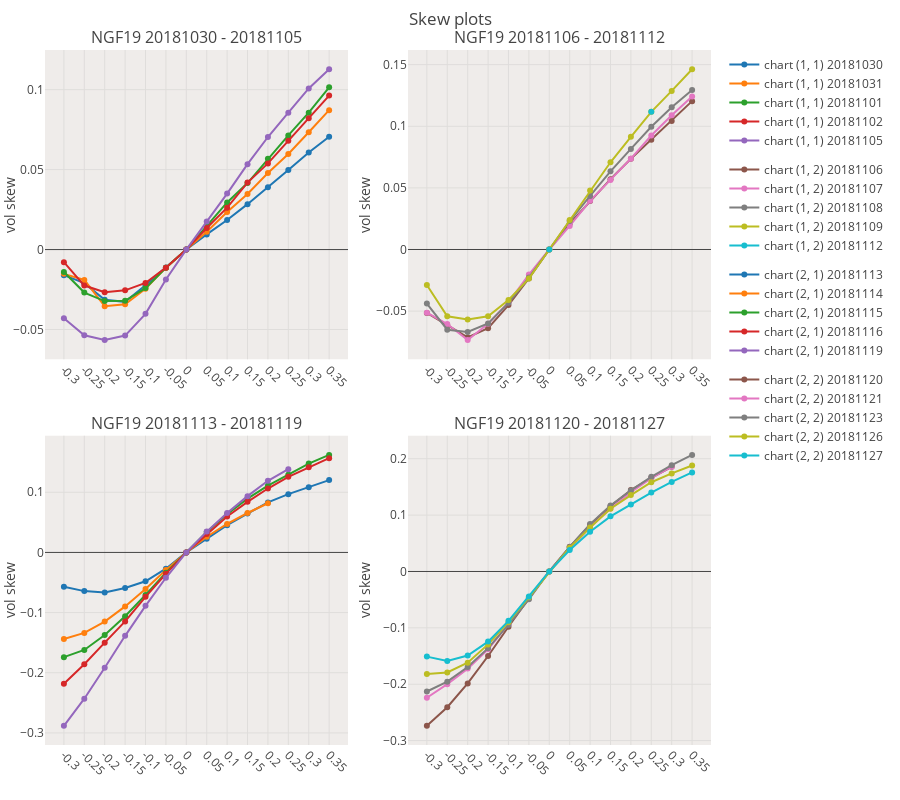
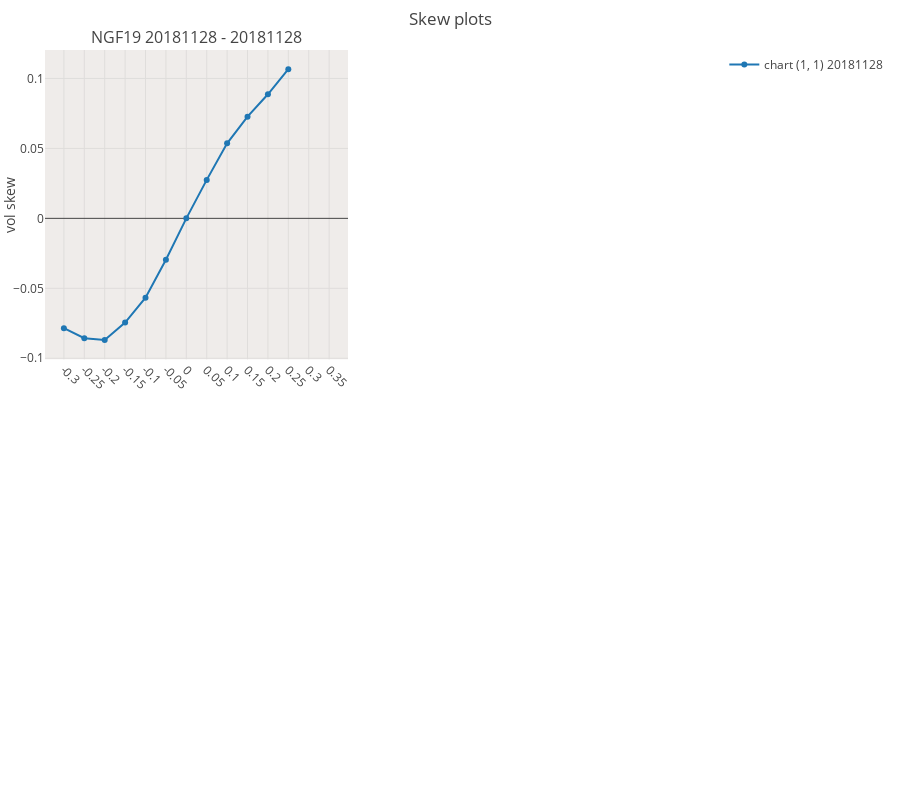
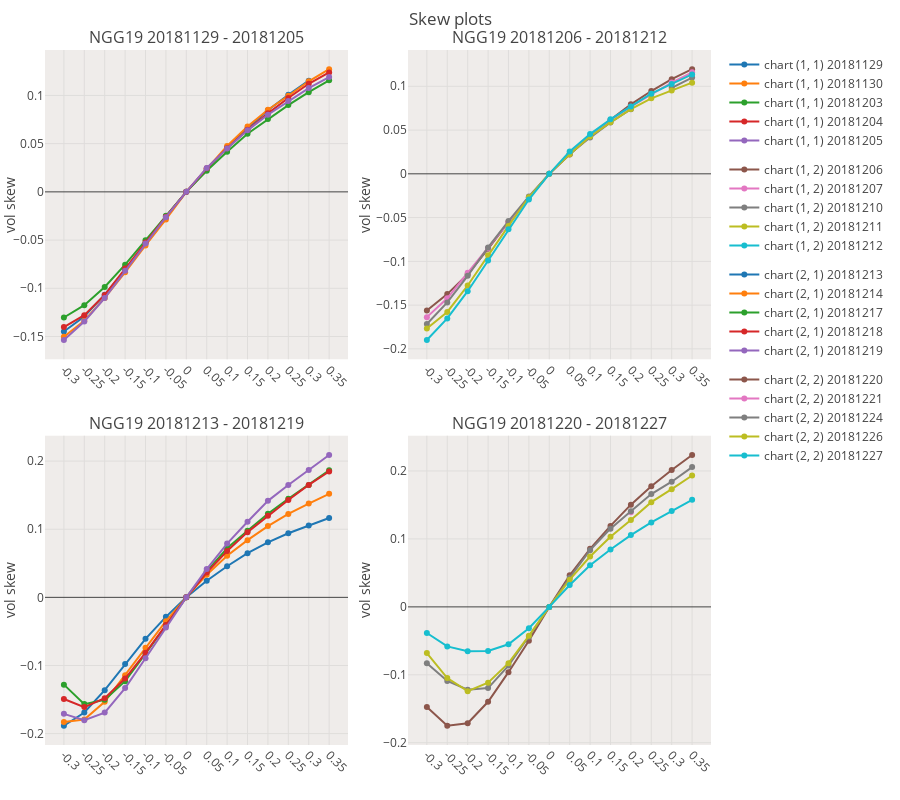
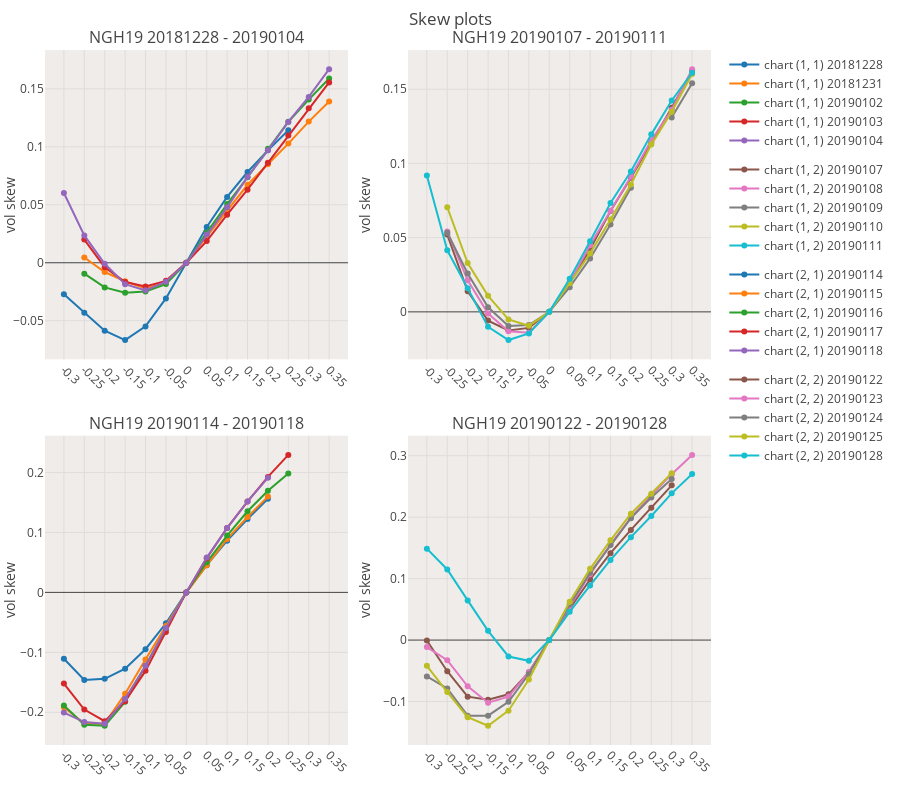

These figures' notebook cell, in order:
### Code cell
grid_plot=True
# clist = [c for c in all_contracts if (c[:2]==f'{SYMBOL_TO_RESEARCH}') & (int(c[-2:])>=19)]
clist = [c for c in df_iv_final.symbol.unique() if (c[:2]==f'{SYMBOL_TO_RESEARCH}') & (int(c[-2:])>=19)]
for c in clist:
    dft = df_iv_final[df_iv_final.symbol==c]
    if len(dft)<=0:
        print(f'no data for symbol {c}')
        continue
    if grid_plot:
        graph_skew_subplots(df_iv_final[df_iv_final.symbol==c])
    else:
        rls = graph_skew(df_iv_final[df_iv_final.symbol==c],do_plot=True)

### Figure 1 — Plotly figure (JSON) as saved in the notebook; plotly's stock layout.template omitted (floating-point values rounded to 4 significant figures)
{"data": [{"legendgroup": "chart (1, 1)", "name": "chart (1, 1) 20181030", "type": "scatter", "uid": "eb7dc4d8-1df1-11ea-a942-8c859025e7f9", "x": [-0.3, -0.25, -0.2, -0.15, -0.1, -0.05, 0, 0.05, 0.1, 0.15, 0.2, 0.25, 0.3, 0.35], "xaxis": "x", "y": [-0.016, -0.021, -0.0314, -0.0327, -0.0223, -0.0112, 0, 0.0095, 0.0185, 0.0284, 0.0389, 0.0498, 0.0607, 0.0706], "yaxis": "y"}, {"legendgroup": "chart (1, 1)", "name": "chart (1, 1) 20181031", "type": "scatter", "uid": "eb7e2b42-1df1-11ea-9f59-8c859025e7f9", "x": [-0.3, -0.25, -0.2, -0.15, -0.1, -0.05, 0, 0.05, 0.1, 0.15, 0.2, 0.25, 0.3, 0.35], "xaxis": "x", "y": [-0.0152, -0.019, -0.0354, -0.0342, -0.0245, -0.0113, 0, 0.0112, 0.0235, 0.0348, 0.0479, 0.0598, 0.0734, 0.0872], "yaxis": "y"}, {"legendgroup": "chart (1, 1)", "name": "chart (1, 1) 20181101", "type": "scatter", "uid": "eb7e8ae2-1df1-11ea-a9db-8c859025e7f9", "x": [-0.3, -0.25, -0.2, -0.15, -0.1, -0.05, 0, 0.05, 0.1, 0.15, 0.2, 0.25, 0.3, 0.35], "xaxis": "x", "y": [-0.014, -0.0269, -0.0322, -0.032, -0.0241, -0.0114, 0, 0.0147, 0.0295, 0.0416, 0.0568, 0.0714, 0.0856, 0.1015], "yaxis": "y"}, {"legendgroup": "chart (1, 1)", "name": "chart (1, 1) 20181102", "type": "scatter", "uid": "eb7ee8fa-1df1-11ea-87e4-8c859025e7f9", "x": [-0.3, -0.25, -0.2, -0.15, -0.1, -0.05, 0, 0.05, 0.1, 0.15, 0.2, 0.25, 0.3, 0.35], "xaxis": "x", "y": [-0.0079, -0.0225, -0.0267, -0.0255, -0.0209, -0.0113, 0, 0.0135, 0.0262, 0.0419, 0.0539, 0.0681, 0.0821, 0.0963], "yaxis": "y"}, {"legendgroup": "chart (1, 1)", "name": "chart (1, 1) 20181105", "type": "scatter", "uid": "eb7f52b0-1df1-11ea-9a54-8c859025e7f9", "x": [-0.3, -0.25, -0.2, -0.15, -0.1, -0.05, 0, 0.05, 0.1, 0.15, 0.2, 0.25, 0.3, 0.35], "xaxis": "x", "y": [-0.0429, -0.0536, -0.0566, -0.0538, -0.0402, -0.0187, 0, 0.0176, 0.035, 0.0534, 0.0704, 0.0856, 0.1008, 0.1128], "yaxis": "y"}, {"legendgroup": "chart (1, 2)", "name": "chart (1, 2) 20181106", "type": "scatter", "uid": "eb80323e-1df1-11ea-a182-8c859025e7f9", "x": [-0.3, -0.25, -0.2, -0.15, -0.1, -0.05, 0, 0.05, 0.1, 0.15, 0.2, 0.25, 0.3, 0.35], "xaxis": "x2", "y": [-0.0515, -0.0613, -0.0714, -0.0639, -0.0451, -0.0235, 0, 0.0209, 0.0393, 0.0571, 0.0737, 0.0891, 0.1043, 0.1204], "yaxis": "y2"}, {"legendgroup": "chart (1, 2)", "name": "chart (1, 2) 20181107", "type": "scatter", "uid": "eb809f1c-1df1-11ea-8663-8c859025e7f9", "x": [-0.3, -0.25, -0.2, -0.15, -0.1, -0.05, 0, 0.05, 0.1, 0.15, 0.2, 0.25, 0.3, 0.35], "xaxis": "x2", "y": [-0.0513, -0.0605, -0.0735, -0.0603, -0.0429, -0.0203, 0, 0.0191, 0.0395, 0.0563, 0.0737, 0.0925, 0.109, 0.1242], "yaxis": "y2"}, {"legendgroup": "chart (1, 2)", "name": "chart (1, 2) 20181108", "type": "scatter", "uid": "eb80ffe8-1df1-11ea-969f-8c859025e7f9", "x": [-0.3, -0.25, -0.2, -0.15, -0.1, -0.05, 0, 0.05, 0.1, 0.15, 0.2, 0.25, 0.3, 0.35], "xaxis": "x2", "y": [-0.0439, -0.0651, -0.0669, -0.06, -0.0433, -0.0228, 0, 0.0231, 0.0435, 0.0634, 0.0816, 0.0996, 0.1154, 0.1294], "yaxis": "y2"}, {"legendgroup": "chart (1, 2)", "name": "chart (1, 2) 20181109", "type": "scatter", "uid": "eb816078-1df1-11ea-927e-8c859025e7f9", "x": [-0.3, -0.25, -0.2, -0.15, -0.1, -0.05, 0, 0.05, 0.1, 0.15, 0.2, 0.25, 0.3, 0.35], "xaxis": "x2", "y": [-0.0288, -0.0542, -0.0569, -0.0542, -0.041, -0.0236, 0, 0.0239, 0.0479, 0.0708, 0.0914, 0.1117, 0.1287, 0.1463], "yaxis": "y2"}, {"legendgroup": "chart (1, 2)", "name": "chart (1, 2) 20181112", "type": "scatter", "uid": "eb81c2d4-1df1-11ea-8165-8c859025e7f9", "x": [-0.3, -0.25, -0.2, -0.15, -0.1, -0.05, 0, 0.05, 0.1, 0.15, 0.2, 0.25, 0.3, 0.35], "xaxis": "x2", "y": [null, null, null, null, null, null, 0, null, null, null, null, 0.1118, null, null], "yaxis": "y2"}, {"legendgroup": "chart (2, 1)", "name": "chart (2, 1) 20181113", "type": "scatter", "uid": "eb82a14a-1df1-11ea-b2e8-8c859025e7f9", "x": [-0.3, -0.25, -0.2, -0.15, -0.1, -0.05, 0, 0.05, 0.1, 0.15, 0.2, 0.25, 0.3, 0.35], "xaxis": "x3", "y": [-0.0572, -0.0643, -0.0666, -0.0592, -0.0479, -0.027, 0, 0.0226, 0.0453, 0.0646, 0.0831, 0.0968, 0.1084, 0.1202], "yaxis": "y3"}, {"legendgroup": "chart (2, 1)", "name": "chart (2, 1) 20181114", "type": "scatter", "uid": "eb832586-1df1-11ea-8beb-8c859025e7f9", "x": [-0.3, -0.25, -0.2, -0.15, -0.1, -0.05, 0, 0.05, 0.1, 0.15, 0.2, 0.25, 0.3, 0.35], "xaxis": "x3", "y": [-0.1438, -0.1337, -0.1149, -0.0897, -0.0607, -0.0294, 0, 0.0261, 0.0474, 0.0655, 0.0817, null, null, null], "yaxis": "y3"}, {"legendgroup": "chart (2, 1)", "name": "chart (2, 1) 20181115", "type": "scatter", "uid": "eb94cd1e-1df1-11ea-b523-8c859025e7f9", "x": [-0.3, -0.25, -0.2, -0.15, -0.1, -0.05, 0, 0.05, 0.1, 0.15, 0.2, 0.25, 0.3, 0.35], "xaxis": "x3", "y": [-0.174, -0.1621, -0.1372, -0.106, -0.0707, -0.0337, 0, 0.0341, 0.0634, 0.0893, 0.111, 0.129, 0.1476, 0.162], "yaxis": "y3"}, {"legendgroup": "chart (2, 1)", "name": "chart (2, 1) 20181116", "type": "scatter", "uid": "eb957f5e-1df1-11ea-b0b7-8c859025e7f9", "x": [-0.3, -0.25, -0.2, -0.15, -0.1, -0.05, 0, 0.05, 0.1, 0.15, 0.2, 0.25, 0.3, 0.35], "xaxis": "x3", "y": [-0.2184, -0.1858, -0.1499, -0.1146, -0.0738, -0.0356, 0, 0.0305, 0.0598, 0.0841, 0.1062, 0.1256, 0.1417, 0.1567], "yaxis": "y3"}, {"legendgroup": "chart (2, 1)", "name": "chart (2, 1) 20181119", "type": "scatter", "uid": "eb96195a-1df1-11ea-a5ab-8c859025e7f9", "x": [-0.3, -0.25, -0.2, -0.15, -0.1, -0.05, 0, 0.05, 0.1, 0.15, 0.2, 0.25, 0.3, 0.35], "xaxis": "x3", "y": [-0.2881, -0.2431, -0.1916, -0.1386, -0.0888, -0.0421, 0, 0.0346, 0.0656, 0.0935, 0.119, 0.1384, null, null], "yaxis": "y3"}, {"legendgroup": "chart (2, 2)", "name": "chart (2, 2) 20181120", "type": "scatter", "uid": "eb974a8c-1df1-11ea-a803-8c859025e7f9", "x": [-0.3, -0.25, -0.2, -0.15, -0.1, -0.05, 0, 0.05, 0.1, 0.15, 0.2, 0.25, 0.3, 0.35], "xaxis": "x4", "y": [-0.2737, -0.2408, -0.1986, -0.1499, -0.0981, -0.0477, 0, 0.0438, 0.083, 0.1156, 0.1446, 0.1661, 0.1856, null], "yaxis": "y4"}, {"legendgroup": "chart (2, 2)", "name": "chart (2, 2) 20181121", "type": "scatter", "uid": "eb97d088-1df1-11ea-b202-8c859025e7f9", "x": [-0.3, -0.25, -0.2, -0.15, -0.1, -0.05, 0, 0.05, 0.1, 0.15, 0.2, 0.25, 0.3, 0.35], "xaxis": "x4", "y": [-0.224, -0.1998, -0.1723, -0.138, -0.0935, -0.0465, 0, 0.0406, 0.0785, 0.1115, 0.1405, 0.1656, 0.1858, null], "yaxis": "y4"}, {"legendgroup": "chart (2, 2)", "name": "chart (2, 2) 20181123", "type": "scatter", "uid": "eb984be4-1df1-11ea-b99c-8c859025e7f9", "x": [-0.3, -0.25, -0.2, -0.15, -0.1, -0.05, 0, 0.05, 0.1, 0.15, 0.2, 0.25, 0.3, 0.35], "xaxis": "x4", "y": [-0.2129, -0.1954, -0.1696, -0.136, -0.0944, -0.0494, 0, 0.0436, 0.084, 0.117, 0.1438, 0.1679, 0.1886, 0.2067], "yaxis": "y4"}, {"legendgroup": "chart (2, 2)", "name": "chart (2, 2) 20181126", "type": "scatter", "uid": "eb98c0cc-1df1-11ea-b3eb-8c859025e7f9", "x": [-0.3, -0.25, -0.2, -0.15, -0.1, -0.05, 0, 0.05, 0.1, 0.15, 0.2, 0.25, 0.3, 0.35], "xaxis": "x4", "y": [-0.1817, -0.1791, -0.1617, -0.1293, -0.0899, -0.0456, 0, 0.0423, 0.078, 0.1113, 0.1355, 0.1583, 0.1739, 0.1879], "yaxis": "y4"}, {"legendgroup": "chart (2, 2)", "name": "chart (2, 2) 20181127", "type": "scatter", "uid": "eb994c1a-1df1-11ea-9caf-8c859025e7f9", "x": [-0.3, -0.25, -0.2, -0.15, -0.1, -0.05, 0, 0.05, 0.1, 0.15, 0.2, 0.25, 0.3, 0.35], "xaxis": "x4", "y": [-0.151, -0.1589, -0.1491, -0.1244, -0.0876, -0.0444, 0, 0.0381, 0.0705, 0.0978, 0.119, 0.1399, 0.1588, 0.1757], "yaxis": "y4"}], "layout": {"annotations": [{"font": {"size": 16}, "showarrow": false, "text": "NGF19 20181030 - 20181105", "x": 0.2275, "xanchor": "center", "xref": "paper", "y": 1, "yanchor": "bottom", "yref": "paper"}, {"font": {"size": 16}, "showarrow": false, "text": "NGF19 20181106 - 20181112", "x": 0.7725, "xanchor": "center", "xref": "paper", "y": 1, "yanchor": "bottom", "yref": "paper"}, {"font": {"size": 16}, "showarrow": false, "text": "NGF19 20181113 - 20181119", "x": 0.2275, "xanchor": "center", "xref": "paper", "y": 0.445, "yanchor": "bottom", "yref": "paper"}, {"font": {"size": 16}, "showarrow": false, "text": "NGF19 20181120 - 20181127", "x": 0.7725, "xanchor": "center", "xref": "paper", "y": 0.445, "yanchor": "bottom", "yref": "paper"}], "autosize": true, "bargap": 0.05, "font": {"family": "Open Sans, sans-serif"}, "height": 800, "hovermode": "x", "margin": {"b": 55, "l": 45, "r": 15, "t": 50}, "plot_bgcolor": "#EFECEA", "showlegend": true, "title": "Skew plots<br>", "width": 900, "xaxis": {"anchor": "y", "domain": [0, 0.455], "tickangle": 45, "ticktext": [-0.3, -0.25, -0.2, -0.15, -0.1, -0.05, 0, 0.05, 0.1, 0.15, 0.2, 0.25, 0.3, 0.35], "tickvals": [-0.3, -0.25, -0.2, -0.15, -0.1, -0.05, 0, 0.05, 0.1, 0.15, 0.2, 0.25, 0.3, 0.35], "type": "category"}, "xaxis2": {"anchor": "y2", "domain": [0.545, 1], "tickangle": 45, "ticktext": [-0.3, -0.25, -0.2, -0.15, -0.1, -0.05, 0, 0.05, 0.1, 0.15, 0.2, 0.25, 0.3, 0.35], "tickvals": [-0.3, -0.25, -0.2, -0.15, -0.1, -0.05, 0, 0.05, 0.1, 0.15, 0.2, 0.25, 0.3, 0.35], "type": "category"}, "xaxis3": {"anchor": "y3", "domain": [0, 0.455], "tickangle": 45, "ticktext": [-0.3, -0.25, -0.2, -0.15, -0.1, -0.05, 0, 0.05, 0.1, 0.15, 0.2, 0.25, 0.3, 0.35], "tickvals": [-0.3, -0.25, -0.2, -0.15, -0.1, -0.05, 0, 0.05, 0.1, 0.15, 0.2, 0.25, 0.3, 0.35], "type": "category"}, "xaxis4": {"anchor": "y4", "domain": [0.545, 1], "tickangle": 45, "ticktext": [-0.3, -0.25, -0.2, -0.15, -0.1, -0.05, 0, 0.05, 0.1, 0.15, 0.2, 0.25, 0.3, 0.35], "tickvals": [-0.3, -0.25, -0.2, -0.15, -0.1, -0.05, 0, 0.05, 0.1, 0.15, 0.2, 0.25, 0.3, 0.35], "type": "category"}, "yaxis": {"anchor": "x", "domain": [0.555, 1], "title": "vol skew"}, "yaxis2": {"anchor": "x2", "domain": [0.555, 1], "title": "vol skew"}, "yaxis3": {"anchor": "x3", "domain": [0, 0.445], "title": "vol skew"}, "yaxis4": {"anchor": "x4", "domain": [0, 0.445], "title": "vol skew"}}}

### Figure 2 — Plotly figure (JSON) as saved in the notebook; plotly's stock layout.template omitted (floating-point values rounded to 4 significant figures)
{"data": [{"legendgroup": "chart (1, 1)", "name": "chart (1, 1) 20181128", "type": "scatter", "uid": "eba3b8f8-1df1-11ea-9908-8c859025e7f9", "x": [-0.3, -0.25, -0.2, -0.15, -0.1, -0.05, 0, 0.05, 0.1, 0.15, 0.2, 0.25, 0.3, 0.35], "xaxis": "x", "y": [-0.0785, -0.0857, -0.087, -0.0745, -0.0567, -0.0296, 0, 0.0275, 0.0536, 0.0727, 0.0887, 0.1066, null, null], "yaxis": "y"}], "layout": {"annotations": [{"font": {"size": 16}, "showarrow": false, "text": "NGF19 20181128 - 20181128", "x": 0.2275, "xanchor": "center", "xref": "paper", "y": 1, "yanchor": "bottom", "yref": "paper"}], "autosize": true, "bargap": 0.05, "font": {"family": "Open Sans, sans-serif"}, "height": 800, "hovermode": "x", "margin": {"b": 55, "l": 45, "r": 15, "t": 50}, "plot_bgcolor": "#EFECEA", "showlegend": true, "title": "Skew plots<br>", "width": 900, "xaxis": {"anchor": "y", "domain": [0, 0.455], "tickangle": 45, "ticktext": [-0.3, -0.25, -0.2, -0.15, -0.1, -0.05, 0, 0.05, 0.1, 0.15, 0.2, 0.25, 0.3, 0.35], "tickvals": [-0.3, -0.25, -0.2, -0.15, -0.1, -0.05, 0, 0.05, 0.1, 0.15, 0.2, 0.25, 0.3, 0.35], "type": "category"}, "xaxis2": {"anchor": "y2", "domain": [0.545, 1]}, "xaxis3": {"anchor": "y3", "domain": [0, 0.455]}, "xaxis4": {"anchor": "y4", "domain": [0.545, 1]}, "yaxis": {"anchor": "x", "domain": [0.555, 1], "title": "vol skew"}, "yaxis2": {"anchor": "x2", "domain": [0.555, 1]}, "yaxis3": {"anchor": "x3", "domain": [0, 0.445]}, "yaxis4": {"anchor": "x4", "domain": [0, 0.445]}}}

### Figure 3 — Plotly figure (JSON) as saved in the notebook; plotly's stock layout.template omitted (floating-point values rounded to 4 significant figures)
{"data": [{"legendgroup": "chart (1, 1)", "name": "chart (1, 1) 20181129", "type": "scatter", "uid": "ebdcc918-1df1-11ea-ae22-8c859025e7f9", "x": [-0.3, -0.25, -0.2, -0.15, -0.1, -0.05, 0, 0.05, 0.1, 0.15, 0.2, 0.25, 0.3, 0.35], "xaxis": "x", "y": [-0.1448, -0.1292, -0.1066, -0.0811, -0.0535, -0.0254, 0, 0.0231, 0.0462, 0.0658, 0.0846, 0.1007, 0.1153, null], "yaxis": "y"}, {"legendgroup": "chart (1, 1)", "name": "chart (1, 1) 20181130", "type": "scatter", "uid": "ebdd3d6c-1df1-11ea-9bab-8c859025e7f9", "x": [-0.3, -0.25, -0.2, -0.15, -0.1, -0.05, 0, 0.05, 0.1, 0.15, 0.2, 0.25, 0.3, 0.35], "xaxis": "x", "y": [-0.1503, -0.1336, -0.11, -0.0835, -0.0556, -0.0286, 0, 0.0237, 0.0475, 0.0678, 0.0852, 0.0997, 0.1147, 0.1272], "yaxis": "y"}, {"legendgroup": "chart (1, 1)", "name": "chart (1, 1) 20181203", "type": "scatter", "uid": "ebddabe4-1df1-11ea-9088-8c859025e7f9", "x": [-0.3, -0.25, -0.2, -0.15, -0.1, -0.05, 0, 0.05, 0.1, 0.15, 0.2, 0.25, 0.3, 0.35], "xaxis": "x", "y": [-0.1303, -0.1175, -0.0987, -0.0755, -0.0502, -0.0248, 0, 0.0219, 0.0417, 0.0603, 0.0756, 0.09, 0.1034, 0.1157], "yaxis": "y"}, {"legendgroup": "chart (1, 1)", "name": "chart (1, 1) 20181204", "type": "scatter", "uid": "ebde139a-1df1-11ea-b236-8c859025e7f9", "x": [-0.3, -0.25, -0.2, -0.15, -0.1, -0.05, 0, 0.05, 0.1, 0.15, 0.2, 0.25, 0.3, 0.35], "xaxis": "x", "y": [-0.1402, -0.1279, -0.1069, -0.0795, -0.0524, -0.0257, 0, 0.0244, 0.0453, 0.0643, 0.0814, 0.0974, 0.1121, 0.1238], "yaxis": "y"}, {"legendgroup": "chart (1, 1)", "name": "chart (1, 1) 20181205", "type": "scatter", "uid": "ebde86cc-1df1-11ea-9861-8c859025e7f9", "x": [-0.3, -0.25, -0.2, -0.15, -0.1, -0.05, 0, 0.05, 0.1, 0.15, 0.2, 0.25, 0.3, 0.35], "xaxis": "x", "y": [-0.1537, -0.1345, -0.1101, -0.0819, -0.0536, -0.0263, 0, 0.0248, 0.045, 0.0638, 0.08, 0.0942, 0.1076, 0.1191], "yaxis": "y"}, {"legendgroup": "chart (1, 2)", "name": "chart (1, 2) 20181206", "type": "scatter", "uid": "ebdf7866-1df1-11ea-aa70-8c859025e7f9", "x": [-0.3, -0.25, -0.2, -0.15, -0.1, -0.05, 0, 0.05, 0.1, 0.15, 0.2, 0.25, 0.3, 0.35], "xaxis": "x2", "y": [-0.1561, -0.1374, -0.1147, -0.0856, -0.0551, -0.0271, 0, 0.0221, 0.0429, 0.0616, 0.0794, 0.0946, 0.1081, 0.1195], "yaxis": "y2"}, {"legendgroup": "chart (1, 2)", "name": "chart (1, 2) 20181207", "type": "scatter", "uid": "ebdfeeae-1df1-11ea-8dc6-8c859025e7f9", "x": [-0.3, -0.25, -0.2, -0.15, -0.1, -0.05, 0, 0.05, 0.1, 0.15, 0.2, 0.25, 0.3, 0.35], "xaxis": "x2", "y": [-0.1637, -0.1422, -0.1131, -0.0849, -0.0554, -0.0268, 0, 0.0229, 0.0436, 0.0615, 0.0767, 0.0906, 0.1043, 0.1159], "yaxis": "y2"}, {"legendgroup": "chart (1, 2)", "name": "chart (1, 2) 20181210", "type": "scatter", "uid": "ebe0586c-1df1-11ea-82bd-8c859025e7f9", "x": [-0.3, -0.25, -0.2, -0.15, -0.1, -0.05, 0, 0.05, 0.1, 0.15, 0.2, 0.25, 0.3, 0.35], "xaxis": "x2", "y": [-0.1716, -0.1469, -0.1165, -0.0841, -0.054, -0.0258, 0, 0.0226, 0.0414, 0.0586, 0.0738, null, 0.0983, 0.11], "yaxis": "y2"}, {"legendgroup": "chart (1, 2)", "name": "chart (1, 2) 20181211", "type": "scatter", "uid": "ebe0c3d8-1df1-11ea-a233-8c859025e7f9", "x": [-0.3, -0.25, -0.2, -0.15, -0.1, -0.05, 0, 0.05, 0.1, 0.15, 0.2, 0.25, 0.3, 0.35], "xaxis": "x2", "y": [-0.1767, -0.1578, -0.1276, -0.0929, -0.0595, -0.0268, 0, 0.0224, 0.0427, 0.0588, 0.074, 0.0862, 0.0952, 0.1041], "yaxis": "y2"}, {"legendgroup": "chart (1, 2)", "name": "chart (1, 2) 20181212", "type": "scatter", "uid": "ebe141b4-1df1-11ea-b283-8c859025e7f9", "x": [-0.3, -0.25, -0.2, -0.15, -0.1, -0.05, 0, 0.05, 0.1, 0.15, 0.2, 0.25, 0.3, 0.35], "xaxis": "x2", "y": [-0.1899, -0.1652, -0.1341, -0.0991, -0.0633, -0.0294, 0, 0.0254, 0.0454, 0.0622, 0.077, 0.0916, 0.1027, 0.1136], "yaxis": "y2"}, {"legendgroup": "chart (2, 1)", "name": "chart (2, 1) 20181213", "type": "scatter", "uid": "ebe3290c-1df1-11ea-a9bd-8c859025e7f9", "x": [-0.3, -0.25, -0.2, -0.15, -0.1, -0.05, 0, 0.05, 0.1, 0.15, 0.2, 0.25, 0.3, 0.35], "xaxis": "x3", "y": [-0.1885, -0.169, -0.1362, -0.0979, -0.0609, -0.0286, 0, 0.0244, 0.0456, 0.0649, 0.0807, 0.0941, 0.1053, 0.1165], "yaxis": "y3"}, {"legendgroup": "chart (2, 1)", "name": "chart (2, 1) 20181214", "type": "scatter", "uid": "ebe3cd62-1df1-11ea-99c1-8c859025e7f9", "x": [-0.3, -0.25, -0.2, -0.15, -0.1, -0.05, 0, 0.05, 0.1, 0.15, 0.2, 0.25, 0.3, 0.35], "xaxis": "x3", "y": [-0.1828, -0.1793, -0.1533, -0.1142, -0.074, -0.0349, 0, 0.0333, 0.0612, 0.0839, 0.1046, 0.1225, 0.1376, 0.1519], "yaxis": "y3"}, {"legendgroup": "chart (2, 1)", "name": "chart (2, 1) 20181217", "type": "scatter", "uid": "ebe47492-1df1-11ea-9a84-8c859025e7f9", "x": [-0.3, -0.25, -0.2, -0.15, -0.1, -0.05, 0, 0.05, 0.1, 0.15, 0.2, 0.25, 0.3, 0.35], "xaxis": "x3", "y": [-0.1281, -0.1567, -0.1504, -0.123, -0.0828, -0.0411, 0, 0.0382, 0.072, 0.0977, 0.1226, 0.1446, 0.165, 0.1865], "yaxis": "y3"}, {"legendgroup": "chart (2, 1)", "name": "chart (2, 1) 20181218", "type": "scatter", "uid": "ebe54818-1df1-11ea-a94a-8c859025e7f9", "x": [-0.3, -0.25, -0.2, -0.15, -0.1, -0.05, 0, 0.05, 0.1, 0.15, 0.2, 0.25, 0.3, 0.35], "xaxis": "x3", "y": [-0.1492, -0.1611, -0.1481, -0.1192, -0.0814, -0.0405, 0, 0.0363, 0.0679, 0.0957, 0.1199, 0.1428, 0.165, 0.1847], "yaxis": "y3"}, {"legendgroup": "chart (2, 1)", "name": "chart (2, 1) 20181219", "type": "scatter", "uid": "ebe5e9a8-1df1-11ea-9a58-8c859025e7f9", "x": [-0.3, -0.25, -0.2, -0.15, -0.1, -0.05, 0, 0.05, 0.1, 0.15, 0.2, 0.25, 0.3, 0.35], "xaxis": "x3", "y": [-0.171, -0.1802, -0.1691, -0.1332, -0.0894, -0.0441, 0, 0.0415, 0.0789, 0.111, 0.1416, 0.1649, 0.187, 0.209], "yaxis": "y3"}, {"legendgroup": "chart (2, 2)", "name": "chart (2, 2) 20181220", "type": "scatter", "uid": "ebe7644a-1df1-11ea-ada3-8c859025e7f9", "x": [-0.3, -0.25, -0.2, -0.15, -0.1, -0.05, 0, 0.05, 0.1, 0.15, 0.2, 0.25, 0.3, 0.35], "xaxis": "x4", "y": [-0.1473, -0.175, -0.1713, -0.1397, -0.0961, -0.0499, 0, 0.0466, 0.0855, 0.1192, 0.1504, 0.1775, 0.2014, 0.2236], "yaxis": "y4"}, {"legendgroup": "chart (2, 2)", "name": "chart (2, 2) 20181221", "type": "scatter", "uid": "ebe7d9fa-1df1-11ea-9b8d-8c859025e7f9", "x": [-0.3, -0.25, -0.2, -0.15, -0.1, -0.05, 0, 0.05, 0.1, 0.15, 0.2, 0.25, 0.3, 0.35], "xaxis": "x4", "y": [null, null, null, null, null, null, 0, null, null, null, 0.1391, null, null, null], "yaxis": "y4"}, {"legendgroup": "chart (2, 2)", "name": "chart (2, 2) 20181224", "type": "scatter", "uid": "ebe84752-1df1-11ea-a20e-8c859025e7f9", "x": [-0.3, -0.25, -0.2, -0.15, -0.1, -0.05, 0, 0.05, 0.1, 0.15, 0.2, 0.25, 0.3, 0.35], "xaxis": "x4", "y": [-0.0831, -0.1091, -0.1218, -0.1195, -0.0864, -0.0438, 0, 0.0429, 0.0835, 0.1151, 0.1407, 0.166, 0.1842, 0.2057], "yaxis": "y4"}, {"legendgroup": "chart (2, 2)", "name": "chart (2, 2) 20181226", "type": "scatter", "uid": "ebe8ac68-1df1-11ea-8a52-8c859025e7f9", "x": [-0.3, -0.25, -0.2, -0.15, -0.1, -0.05, 0, 0.05, 0.1, 0.15, 0.2, 0.25, 0.3, 0.35], "xaxis": "x4", "y": [-0.0679, -0.1047, -0.1241, -0.1116, -0.0829, -0.0426, 0, 0.04, 0.0741, 0.1031, 0.1278, 0.1541, 0.1732, 0.1934], "yaxis": "y4"}, {"legendgroup": "chart (2, 2)", "name": "chart (2, 2) 20181227", "type": "scatter", "uid": "ebe91d76-1df1-11ea-9df5-8c859025e7f9", "x": [-0.3, -0.25, -0.2, -0.15, -0.1, -0.05, 0, 0.05, 0.1, 0.15, 0.2, 0.25, 0.3, 0.35], "xaxis": "x4", "y": [-0.0384, -0.0582, -0.0653, -0.065, -0.055, -0.0314, 0, 0.0322, 0.0613, 0.0845, 0.1056, 0.1243, 0.141, 0.1575], "yaxis": "y4"}], "layout": {"annotations": [{"font": {"size": 16}, "showarrow": false, "text": "NGG19 20181129 - 20181205", "x": 0.2275, "xanchor": "center", "xref": "paper", "y": 1, "yanchor": "bottom", "yref": "paper"}, {"font": {"size": 16}, "showarrow": false, "text": "NGG19 20181206 - 20181212", "x": 0.7725, "xanchor": "center", "xref": "paper", "y": 1, "yanchor": "bottom", "yref": "paper"}, {"font": {"size": 16}, "showarrow": false, "text": "NGG19 20181213 - 20181219", "x": 0.2275, "xanchor": "center", "xref": "paper", "y": 0.445, "yanchor": "bottom", "yref": "paper"}, {"font": {"size": 16}, "showarrow": false, "text": "NGG19 20181220 - 20181227", "x": 0.7725, "xanchor": "center", "xref": "paper", "y": 0.445, "yanchor": "bottom", "yref": "paper"}], "autosize": true, "bargap": 0.05, "font": {"family": "Open Sans, sans-serif"}, "height": 800, "hovermode": "x", "margin": {"b": 55, "l": 45, "r": 15, "t": 50}, "plot_bgcolor": "#EFECEA", "showlegend": true, "title": "Skew plots<br>", "width": 900, "xaxis": {"anchor": "y", "domain": [0, 0.455], "tickangle": 45, "ticktext": [-0.3, -0.25, -0.2, -0.15, -0.1, -0.05, 0, 0.05, 0.1, 0.15, 0.2, 0.25, 0.3, 0.35], "tickvals": [-0.3, -0.25, -0.2, -0.15, -0.1, -0.05, 0, 0.05, 0.1, 0.15, 0.2, 0.25, 0.3, 0.35], "type": "category"}, "xaxis2": {"anchor": "y2", "domain": [0.545, 1], "tickangle": 45, "ticktext": [-0.3, -0.25, -0.2, -0.15, -0.1, -0.05, 0, 0.05, 0.1, 0.15, 0.2, 0.25, 0.3, 0.35], "tickvals": [-0.3, -0.25, -0.2, -0.15, -0.1, -0.05, 0, 0.05, 0.1, 0.15, 0.2, 0.25, 0.3, 0.35], "type": "category"}, "xaxis3": {"anchor": "y3", "domain": [0, 0.455], "tickangle": 45, "ticktext": [-0.3, -0.25, -0.2, -0.15, -0.1, -0.05, 0, 0.05, 0.1, 0.15, 0.2, 0.25, 0.3, 0.35], "tickvals": [-0.3, -0.25, -0.2, -0.15, -0.1, -0.05, 0, 0.05, 0.1, 0.15, 0.2, 0.25, 0.3, 0.35], "type": "category"}, "xaxis4": {"anchor": "y4", "domain": [0.545, 1], "tickangle": 45, "ticktext": [-0.3, -0.25, -0.2, -0.15, -0.1, -0.05, 0, 0.05, 0.1, 0.15, 0.2, 0.25, 0.3, 0.35], "tickvals": [-0.3, -0.25, -0.2, -0.15, -0.1, -0.05, 0, 0.05, 0.1, 0.15, 0.2, 0.25, 0.3, 0.35], "type": "category"}, "yaxis": {"anchor": "x", "domain": [0.555, 1], "title": "vol skew"}, "yaxis2": {"anchor": "x2", "domain": [0.555, 1], "title": "vol skew"}, "yaxis3": {"anchor": "x3", "domain": [0, 0.445], "title": "vol skew"}, "yaxis4": {"anchor": "x4", "domain": [0, 0.445], "title": "vol skew"}}}

### Figure 4 — Plotly figure (JSON) as saved in the notebook; plotly's stock layout.template omitted (floating-point values rounded to 4 significant figures)
{"data": [{"legendgroup": "chart (1, 1)", "name": "chart (1, 1) 20181228", "type": "scatter", "uid": "ec42e3ec-1df1-11ea-b341-8c859025e7f9", "x": [-0.3, -0.25, -0.2, -0.15, -0.1, -0.05, 0, 0.05, 0.1, 0.15, 0.2, 0.25, 0.3, 0.35], "xaxis": "x", "y": [-0.0271, -0.0432, -0.0586, -0.0667, -0.0549, -0.0308, 0, 0.0308, 0.0568, 0.0783, 0.097, 0.1144, null, null], "yaxis": "y"}, {"legendgroup": "chart (1, 1)", "name": "chart (1, 1) 20181231", "type": "scatter", "uid": "ec434f4c-1df1-11ea-a4d9-8c859025e7f9", "x": [-0.3, -0.25, -0.2, -0.15, -0.1, -0.05, 0, 0.05, 0.1, 0.15, 0.2, 0.25, 0.3, 0.35], "xaxis": "x", "y": [null, 0.0045, -0.008, -0.016, -0.0221, -0.0171, 0, 0.0226, 0.0452, 0.0673, 0.085, 0.1028, 0.1218, 0.1392], "yaxis": "y"}, {"legendgroup": "chart (1, 1)", "name": "chart (1, 1) 20190102", "type": "scatter", "uid": "ec43e3dc-1df1-11ea-aba5-8c859025e7f9", "x": [-0.3, -0.25, -0.2, -0.15, -0.1, -0.05, 0, 0.05, 0.1, 0.15, 0.2, 0.25, 0.3, 0.35], "xaxis": "x", "y": [null, -0.0094, -0.0213, -0.0258, -0.0248, -0.0184, 0, 0.026, 0.0506, 0.0738, 0.0983, 0.1217, 0.1408, 0.159], "yaxis": "y"}, {"legendgroup": "chart (1, 1)", "name": "chart (1, 1) 20190103", "type": "scatter", "uid": "ec447e50-1df1-11ea-b85a-8c859025e7f9", "x": [-0.3, -0.25, -0.2, -0.15, -0.1, -0.05, 0, 0.05, 0.1, 0.15, 0.2, 0.25, 0.3, 0.35], "xaxis": "x", "y": [null, 0.02, -0.0038, -0.0166, -0.0204, -0.0156, 0, 0.0187, 0.0415, 0.0631, 0.0863, 0.1097, 0.1333, 0.1556], "yaxis": "y"}, {"legendgroup": "chart (1, 1)", "name": "chart (1, 1) 20190104", "type": "scatter", "uid": "ec450294-1df1-11ea-a8dc-8c859025e7f9", "x": [-0.3, -0.25, -0.2, -0.15, -0.1, -0.05, 0, 0.05, 0.1, 0.15, 0.2, 0.25, 0.3, 0.35], "xaxis": "x", "y": [0.0602, 0.0236, -0.0009, -0.0185, -0.0238, -0.0163, 0, 0.0243, 0.0478, 0.0741, 0.097, 0.1215, 0.1431, 0.167], "yaxis": "y"}, {"legendgroup": "chart (1, 2)", "name": "chart (1, 2) 20190107", "type": "scatter", "uid": "ec45f328-1df1-11ea-ab46-8c859025e7f9", "x": [-0.3, -0.25, -0.2, -0.15, -0.1, -0.05, 0, 0.05, 0.1, 0.15, 0.2, 0.25, 0.3, 0.35], "xaxis": "x2", "y": [null, 0.0521, 0.0139, -0.0059, -0.0125, -0.0108, 0, 0.0193, 0.0422, 0.068, 0.0903, 0.114, 0.1376, 0.1624], "yaxis": "y2"}, {"legendgroup": "chart (1, 2)", "name": "chart (1, 2) 20190108", "type": "scatter", "uid": "ec465d74-1df1-11ea-9049-8c859025e7f9", "x": [-0.3, -0.25, -0.2, -0.15, -0.1, -0.05, 0, 0.05, 0.1, 0.15, 0.2, 0.25, 0.3, 0.35], "xaxis": "x2", "y": [null, 0.0542, 0.0213, -0.0011, -0.0131, -0.014, 0, 0.02, 0.0449, 0.0682, 0.0911, 0.1156, 0.1362, 0.1635], "yaxis": "y2"}, {"legendgroup": "chart (1, 2)", "name": "chart (1, 2) 20190109", "type": "scatter", "uid": "ec46c53e-1df1-11ea-9063-8c859025e7f9", "x": [-0.3, -0.25, -0.2, -0.15, -0.1, -0.05, 0, 0.05, 0.1, 0.15, 0.2, 0.25, 0.3, 0.35], "xaxis": "x2", "y": [null, 0.0533, 0.0258, 0.0031, -0.0095, -0.0089, 0, 0.0166, 0.036, 0.0588, 0.0836, null, 0.1309, 0.1541], "yaxis": "y2"}, {"legendgroup": "chart (1, 2)", "name": "chart (1, 2) 20190110", "type": "scatter", "uid": "ec47263a-1df1-11ea-800b-8c859025e7f9", "x": [-0.3, -0.25, -0.2, -0.15, -0.1, -0.05, 0, 0.05, 0.1, 0.15, 0.2, 0.25, 0.3, 0.35], "xaxis": "x2", "y": [null, 0.0705, 0.0329, 0.0108, -0.0051, -0.0094, 0, 0.0193, 0.0394, 0.0622, 0.0858, 0.1127, 0.1349, 0.1602], "yaxis": "y2"}, {"legendgroup": "chart (1, 2)", "name": "chart (1, 2) 20190111", "type": "scatter", "uid": "ec478cd0-1df1-11ea-9e98-8c859025e7f9", "x": [-0.3, -0.25, -0.2, -0.15, -0.1, -0.05, 0, 0.05, 0.1, 0.15, 0.2, 0.25, 0.3, 0.35], "xaxis": "x2", "y": [0.0919, 0.0415, 0.0159, -0.0101, -0.019, -0.0145, 0, 0.0223, 0.0476, 0.0734, 0.0946, 0.1196, 0.1424, 0.1611], "yaxis": "y2"}, {"legendgroup": "chart (2, 1)", "name": "chart (2, 1) 20190114", "type": "scatter", "uid": "ec489936-1df1-11ea-a540-8c859025e7f9", "x": [-0.3, -0.25, -0.2, -0.15, -0.1, -0.05, 0, 0.05, 0.1, 0.15, 0.2, 0.25, 0.3, 0.35], "xaxis": "x3", "y": [-0.1108, -0.1461, -0.1441, -0.1274, -0.0948, -0.0515, 0, 0.0454, 0.0862, 0.1223, 0.1561, null, null, null], "yaxis": "y3"}, {"legendgroup": "chart (2, 1)", "name": "chart (2, 1) 20190115", "type": "scatter", "uid": "ec491352-1df1-11ea-b8e0-8c859025e7f9", "x": [-0.3, -0.25, -0.2, -0.15, -0.1, -0.05, 0, 0.05, 0.1, 0.15, 0.2, 0.25, 0.3, 0.35], "xaxis": "x3", "y": [-0.1917, -0.2187, -0.2189, -0.169, -0.1121, -0.0561, 0, 0.0451, 0.0892, 0.1256, 0.1597, null, null, null], "yaxis": "y3"}, {"legendgroup": "chart (2, 1)", "name": "chart (2, 1) 20190116", "type": "scatter", "uid": "ec4974fa-1df1-11ea-b684-8c859025e7f9", "x": [-0.3, -0.25, -0.2, -0.15, -0.1, -0.05, 0, 0.05, 0.1, 0.15, 0.2, 0.25, 0.3, 0.35], "xaxis": "x3", "y": [-0.1887, -0.2209, -0.2225, -0.1826, -0.1223, -0.0615, 0, 0.0502, 0.0948, 0.1353, 0.1695, 0.1982, null, null], "yaxis": "y3"}, {"legendgroup": "chart (2, 1)", "name": "chart (2, 1) 20190117", "type": "scatter", "uid": "ec49ddc8-1df1-11ea-908c-8c859025e7f9", "x": [-0.3, -0.25, -0.2, -0.15, -0.1, -0.05, 0, 0.05, 0.1, 0.15, 0.2, 0.25, 0.3, 0.35], "xaxis": "x3", "y": [-0.1521, -0.1955, -0.2149, -0.1817, -0.1309, -0.0661, 0, 0.0569, 0.1075, 0.1514, 0.1926, 0.2292, null, null], "yaxis": "y3"}, {"legendgroup": "chart (2, 1)", "name": "chart (2, 1) 20190118", "type": "scatter", "uid": "ec4a4bfa-1df1-11ea-98a0-8c859025e7f9", "x": [-0.3, -0.25, -0.2, -0.15, -0.1, -0.05, 0, 0.05, 0.1, 0.15, 0.2, 0.25, 0.3, 0.35], "xaxis": "x3", "y": [-0.2005, -0.2163, -0.2191, -0.1776, -0.1223, -0.0596, 0, 0.058, 0.1072, 0.1517, 0.191, null, null, null], "yaxis": "y3"}, {"legendgroup": "chart (2, 2)", "name": "chart (2, 2) 20190122", "type": "scatter", "uid": "ec4b459e-1df1-11ea-97f4-8c859025e7f9", "x": [-0.3, -0.25, -0.2, -0.15, -0.1, -0.05, 0, 0.05, 0.1, 0.15, 0.2, 0.25, 0.3, 0.35], "xaxis": "x4", "y": [-0.0007, -0.0507, -0.0921, -0.097, -0.0883, -0.0522, 0, 0.0513, 0.0986, 0.1415, 0.1793, 0.2154, 0.2518, null], "yaxis": "y4"}, {"legendgroup": "chart (2, 2)", "name": "chart (2, 2) 20190123", "type": "scatter", "uid": "ec4bd5d8-1df1-11ea-a392-8c859025e7f9", "x": [-0.3, -0.25, -0.2, -0.15, -0.1, -0.05, 0, 0.05, 0.1, 0.15, 0.2, 0.25, 0.3, 0.35], "xaxis": "x4", "y": [-0.0114, -0.0328, -0.0753, -0.1019, -0.092, -0.0523, 0, 0.0548, 0.107, 0.1559, 0.1991, 0.2357, 0.27, 0.3013], "yaxis": "y4"}, {"legendgroup": "chart (2, 2)", "name": "chart (2, 2) 20190124", "type": "scatter", "uid": "ec4c3a6e-1df1-11ea-bb06-8c859025e7f9", "x": [-0.3, -0.25, -0.2, -0.15, -0.1, -0.05, 0, 0.05, 0.1, 0.15, 0.2, 0.25, 0.3, 0.35], "xaxis": "x4", "y": [-0.0592, -0.0788, -0.123, -0.123, -0.1004, -0.0552, 0, 0.0577, 0.1094, 0.1546, 0.1984, 0.2319, 0.262, null], "yaxis": "y4"}, {"legendgroup": "chart (2, 2)", "name": "chart (2, 2) 20190125", "type": "scatter", "uid": "ec4ca18c-1df1-11ea-8f84-8c859025e7f9", "x": [-0.3, -0.25, -0.2, -0.15, -0.1, -0.05, 0, 0.05, 0.1, 0.15, 0.2, 0.25, 0.3, 0.35], "xaxis": "x4", "y": [-0.0419, -0.0847, -0.1254, -0.1395, -0.1149, -0.0641, 0, 0.0623, 0.1159, 0.1623, 0.2057, 0.238, 0.2717, null], "yaxis": "y4"}, {"legendgroup": "chart (2, 2)", "name": "chart (2, 2) 20190128", "type": "scatter", "uid": "ec4d04d0-1df1-11ea-9c4b-8c859025e7f9", "x": [-0.3, -0.25, -0.2, -0.15, -0.1, -0.05, 0, 0.05, 0.1, 0.15, 0.2, 0.25, 0.3, 0.35], "xaxis": "x4", "y": [0.1488, 0.1149, 0.0646, 0.015, -0.0267, -0.0338, 0, 0.0459, 0.089, 0.1305, 0.1675, 0.202, 0.2388, 0.2702], "yaxis": "y4"}], "layout": {"annotations": [{"font": {"size": 16}, "showarrow": false, "text": "NGH19 20181228 - 20190104", "x": 0.2275, "xanchor": "center", "xref": "paper", "y": 1, "yanchor": "bottom", "yref": "paper"}, {"font": {"size": 16}, "showarrow": false, "text": "NGH19 20190107 - 20190111", "x": 0.7725, "xanchor": "center", "xref": "paper", "y": 1, "yanchor": "bottom", "yref": "paper"}, {"font": {"size": 16}, "showarrow": false, "text": "NGH19 20190114 - 20190118", "x": 0.2275, "xanchor": "center", "xref": "paper", "y": 0.445, "yanchor": "bottom", "yref": "paper"}, {"font": {"size": 16}, "showarrow": false, "text": "NGH19 20190122 - 20190128", "x": 0.7725, "xanchor": "center", "xref": "paper", "y": 0.445, "yanchor": "bottom", "yref": "paper"}], "autosize": true, "bargap": 0.05, "font": {"family": "Open Sans, sans-serif"}, "height": 800, "hovermode": "x", "margin": {"b": 55, "l": 45, "r": 15, "t": 50}, "plot_bgcolor": "#EFECEA", "showlegend": true, "title": "Skew plots<br>", "width": 900, "xaxis": {"anchor": "y", "domain": [0, 0.455], "tickangle": 45, "ticktext": [-0.3, -0.25, -0.2, -0.15, -0.1, -0.05, 0, 0.05, 0.1, 0.15, 0.2, 0.25, 0.3, 0.35], "tickvals": [-0.3, -0.25, -0.2, -0.15, -0.1, -0.05, 0, 0.05, 0.1, 0.15, 0.2, 0.25, 0.3, 0.35], "type": "category"}, "xaxis2": {"anchor": "y2", "domain": [0.545, 1], "tickangle": 45, "ticktext": [-0.3, -0.25, -0.2, -0.15, -0.1, -0.05, 0, 0.05, 0.1, 0.15, 0.2, 0.25, 0.3, 0.35], "tickvals": [-0.3, -0.25, -0.2, -0.15, -0.1, -0.05, 0, 0.05, 0.1, 0.15, 0.2, 0.25, 0.3, 0.35], "type": "category"}, "xaxis3": {"anchor": "y3", "domain": [0, 0.455], "tickangle": 45, "ticktext": [-0.3, -0.25, -0.2, -0.15, -0.1, -0.05, 0, 0.05, 0.1, 0.15, 0.2, 0.25, 0.3, 0.35], "tickvals": [-0.3, -0.25, -0.2, -0.15, -0.1, -0.05, 0, 0.05, 0.1, 0.15, 0.2, 0.25, 0.3, 0.35], "type": "category"}, "xaxis4": {"anchor": "y4", "domain": [0.545, 1], "tickangle": 45, "ticktext": [-0.3, -0.25, -0.2, -0.15, -0.1, -0.05, 0, 0.05, 0.1, 0.15, 0.2, 0.25, 0.3, 0.35], "tickvals": [-0.3, -0.25, -0.2, -0.15, -0.1, -0.05, 0, 0.05, 0.1, 0.15, 0.2, 0.25, 0.3, 0.35], "type": "category"}, "yaxis": {"anchor": "x", "domain": [0.555, 1], "title": "vol skew"}, "yaxis2": {"anchor": "x2", "domain": [0.555, 1], "title": "vol skew"}, "yaxis3": {"anchor": "x3", "domain": [0, 0.445], "title": "vol skew"}, "yaxis4": {"anchor": "x4", "domain": [0, 0.445], "title": "vol skew"}}}
